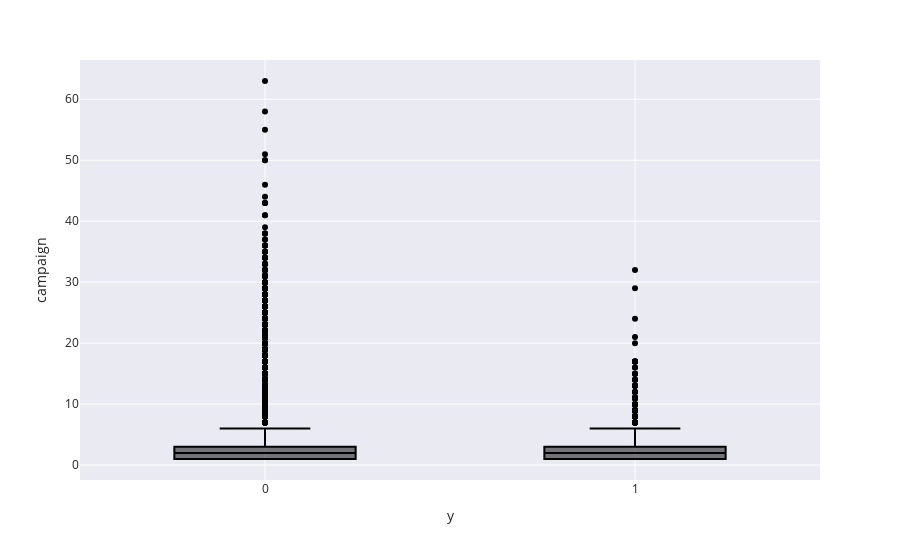

The notebook cell this image was saved under:
### Code cell
px.box(Binary_encoded_data,x=Binary_encoded_data["y"],y=Binary_encoded_data[Binary_encoded_data.columns[25]]).update_traces(marker_color="black").update_layout(template="seaborn")

### Figure 1 — Plotly figure (JSON) as saved in the notebook; plotly's stock layout.template omitted (floating-point values rounded to 4 significant figures; data arrays with more than 128 entries replaced by an {"elided": "..."} marker saying what was removed)
{"data": [{"alignmentgroup": "True", "hovertemplate": "y=%{x}<br>campaign=%{y}<extra></extra>", "legendgroup": "", "marker": {"color": "black"}, "name": "", "notched": false, "offsetgroup": "", "orientation": "v", "showlegend": false, "type": "box", "x": {"elided": "40000 int values"}, "x0": " ", "xaxis": "x", "y": {"elided": "40000 int values"}, "y0": " ", "yaxis": "y"}], "layout": {"boxmode": "group", "legend": {"tracegroupgap": 0}, "margin": {"t": 60}, "xaxis": {"anchor": "y", "domain": [0, 1], "title": {"text": "y"}}, "yaxis": {"anchor": "x", "domain": [0, 1], "title": {"text": "campaign"}}}}
